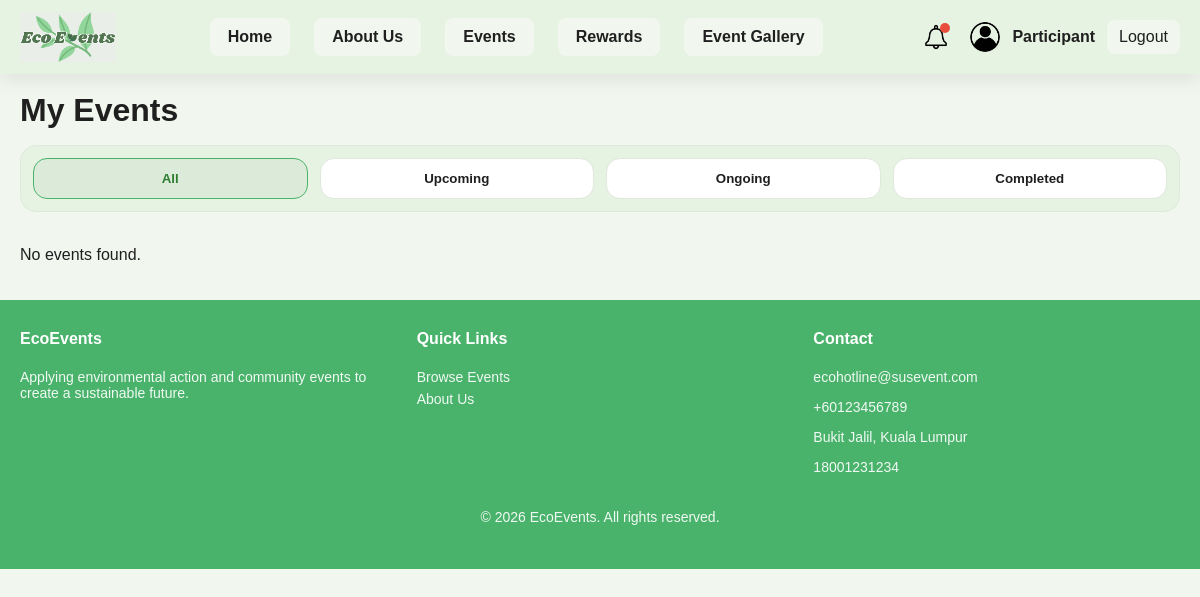
The app's page /Sustainableapp/my_events.php (signed in), older data.
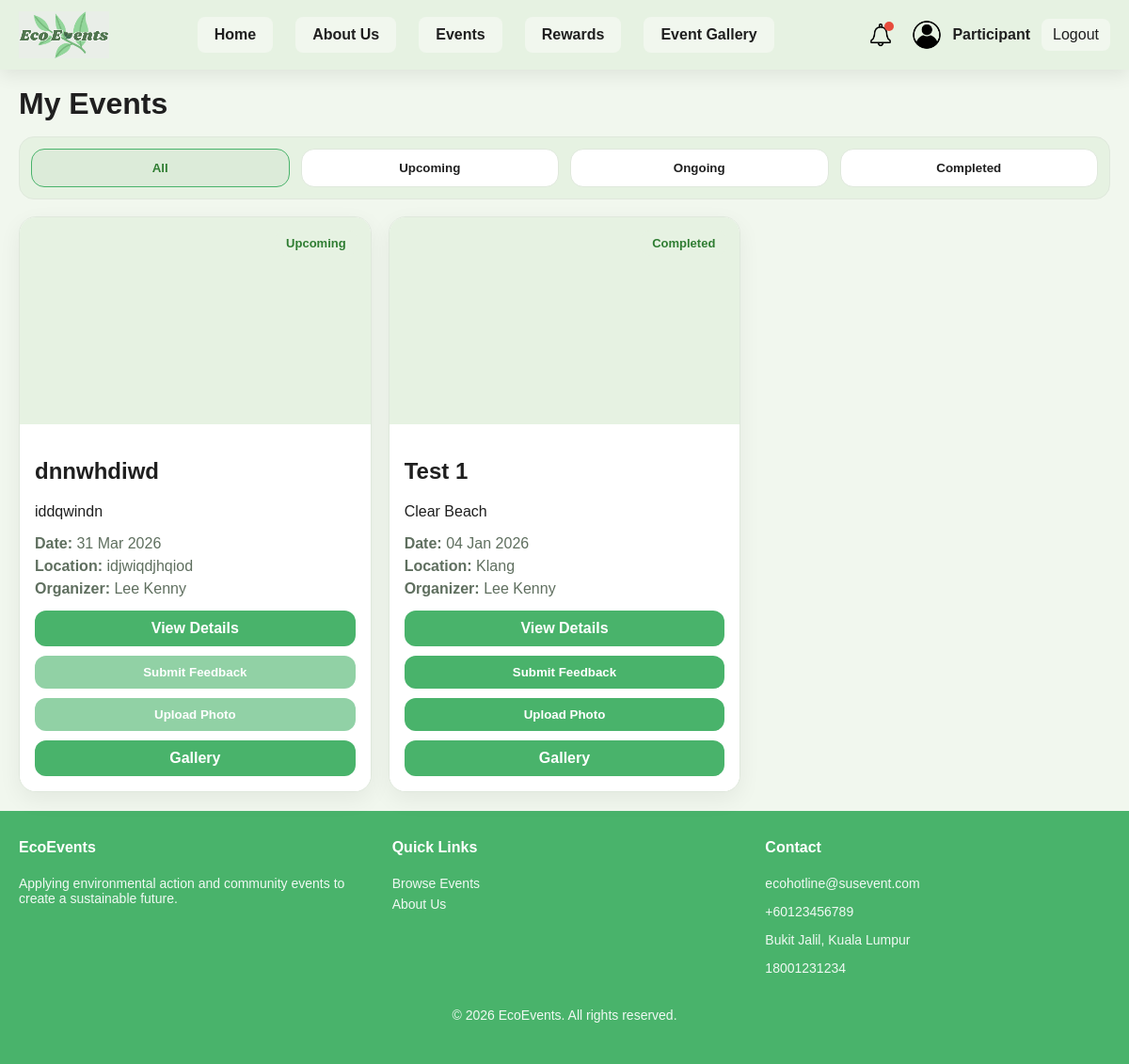
The same page, newer data.
### tables this page shows
CREATE TABLE `event_participants` (
  `id` int(11) NOT NULL,
  `event_id` int(11) NOT NULL,
  `user_id` int(11) NOT NULL,
  `joined_at` timestamp NOT NULL DEFAULT current_timestamp(),
  `participation_status` varchar(50) NOT NULL DEFAULT 'joined',
  `attendance_status` varchar(20) DEFAULT 'pending'
);

CREATE TABLE `events` (
  `id` int(11) NOT NULL,
  `event_name` varchar(255) NOT NULL,
  `event_date` date NOT NULL,
  `event_time` time DEFAULT NULL,
  `event_location` varchar(255) NOT NULL,
  `event_type` varchar(100) NOT NULL,
  `max_participants` int(11) DEFAULT NULL,
  `description` text DEFAULT NULL,
  `sustainability_goals` text DEFAULT NULL,
  `event_image` varchar(255) DEFAULT NULL,
  `status` varchar(50) DEFAULT 'Pending',
  `created_at` timestamp NOT NULL DEFAULT current_timestamp(),
  `last_updated_at` timestamp NULL DEFAULT NULL,
  `update_notice` varchar(255) DEFAULT NULL,
  `show_update_notice` tinyint(1) DEFAULT 0,
  `waste_report` text DEFAULT NULL,
  `organizer_id` int(11) DEFAULT NULL
);

CREATE TABLE `user` (
  `user_id` int(11) NOT NULL,
  `user_fullname` varchar(255) NOT NULL,
  `user_email` varchar(255) NOT NULL,
  `user_username` varchar(255) NOT NULL,
  `user_phoneNumber` varchar(50) NOT NULL,
  `user_password` varchar(255) NOT NULL,
  `user_profilePicture` varchar(255) DEFAULT NULL,
  `user_role` varchar(20) NOT NULL,
  `user_point` int(11) NOT NULL,
  `user_organization` varchar(255) DEFAULT NULL,
  `user_reason` varchar(255) DEFAULT NULL,
  `user_document` varchar(255) DEFAULT NULL,
  `user_status` varchar(255) NOT NULL,
  `user_registerDate` datetime NOT NULL DEFAULT current_timestamp()
);

### Sustainableapp/my_events.php (the view, shortened to what this page needs)
<?php
include("config.php");
$user_id = (int) $_SESSION['user_id'];
$stmt = $conn->prepare("
    SELECT
        ep.participation_status,
        ep.attendance_status,
        e.id AS event_id,
        e.event_name,
        e.description,
        e.event_date,
        e.event_time,
        e.event_location,
        e.organizer_id,
        u.user_fullname AS organizer_name
    FROM event_participants ep
    JOIN events e ON ep.event_id = e.id
    LEFT JOIN `user` u ON e.organizer_id = u.user_id
    WHERE ep.user_id = ?
      AND ep.participation_status != 'cancelled'
    ORDER BY e.event_date DESC
");
$stmt->bind_param("i", $user_id);
$stmt->execute();
$result = $stmt->get_result();
?>
<!DOCTYPE html>
<html lang="en">
<head>
<link rel="stylesheet" href="css/style.css">
</head>
<body>
<?php include("header.php"); ?>
<main class="container">
<h1 class="page-title">My Events</h1>
<div class="my-tabs">
    <button class="my-tab active" data-filter="all">All</button>
    <button class="my-tab" data-filter="upcoming">Upcoming</button>
    <button class="my-tab" data-filter="ongoing">Ongoing</button>
    <button class="my-tab" data-filter="completed">Completed</button>
</div>
<section class="my-grid">
<?php if ($result && $result->num_rows > 0): ?>
    <?php while ($row = $result->fetch_assoc()): ?>
        <?php
        $currentTimestamp = time();
        $eventTimestamp = strtotime($row['event_date'] . ' ' . (!empty($row['event_time']) ? $row['event_time'] : '23:59:59'));
        if ($eventTimestamp < $currentTimestamp) {
            $displayStatus = "completed";
        } elseif ($row['event_date'] === date("Y-m-d")) {
            $displayStatus = "ongoing";
        } else {
            $displayStatus = "upcoming";
        }
        ?>
        <article class="my-card" data-status="<?= $displayStatus ?>">
            <div class="my-img">
                <span class="my-badge"><?= ucfirst($displayStatus) ?></span>
            </div>
            <div class="my-body">
                <h2><?= htmlspecialchars($row['event_name']) ?></h2>
                <p><?= htmlspecialchars($row['description']) ?></p>
                <ul class="my-meta">
                    <li><strong>Date:</strong> <?= date("d M Y", strtotime($row['event_date'])) ?></li>
                    <li><strong>Location:</strong> <?= htmlspecialchars($row['event_location']) ?></li>
                    <li><strong>Organizer:</strong> <?= htmlspecialchars($row['organizer_name'] ?? 'Organizer') ?></li>
                </ul>
                <a href="eventdetails.php?id=<?= (int)$row['event_id'] ?>" class="my-btn">View Details</a>
                <?php if ($displayStatus === 'completed'): ?>
                    <button
                        type="button"
                        class="my-btn"
                        onclick="openFeedbackModal(<?= (int)$row['event_id'] ?>, '<?= htmlspecialchars(addslashes($row['event_name'])) ?>')">
                        Submit Feedback
                    </button>
                    <button
                        type="button"
                        class="my-btn"
                        onclick="openUploadModal(<?= (int)$row['event_id'] ?>, '<?= htmlspecialchars(addslashes($row['event_name'])) ?>', '<?= date("d M Y", strtotime($row['event_date'])) ?>', '<?= htmlspecialchars(addslashes($row['organizer_name'] ?? 'Organizer')) ?>')">
                        Upload Photo
                    </button>
                <?php else: ?>
                    <button class="my-btn disabled-btn" disabled>Submit Feedback</button>
                    <button class="my-btn disabled-btn" disabled>Upload Photo</button>
                <?php endif; ?>
                <a href="gallery_view.php?event_id=<?= (int)$row['event_id'] ?>" class="my-btn">
                    Gallery
                </a>
            </div>
        </article>
    <?php endwhile; ?>
<?php else: ?>
    <p>No events found.</p>
<?php endif; ?>
</section>
</main>
<?php include("footer.php"); ?>
</body>
</html>

Row changes from the older to the newer data that the page shows:
added event_participants: event.event_time "Upcoming", event.event_name "dnnwhdiwd", event.description "iddqwindn", event.event_date "31 Mar 2026", event.event_location "idjwiqdjhqiod", user.user_fullname "Lee Kenny", shows "Submit Feedback"
added event_participants: event.event_time "Completed", event.event_name "Test 1", event.description "Clear Beach", event.event_date "04 Jan 2026", event.event_location "Klang", user.user_fullname "Lee Kenny"
Text that changed along with them:
text no longer shown: "No events found."
